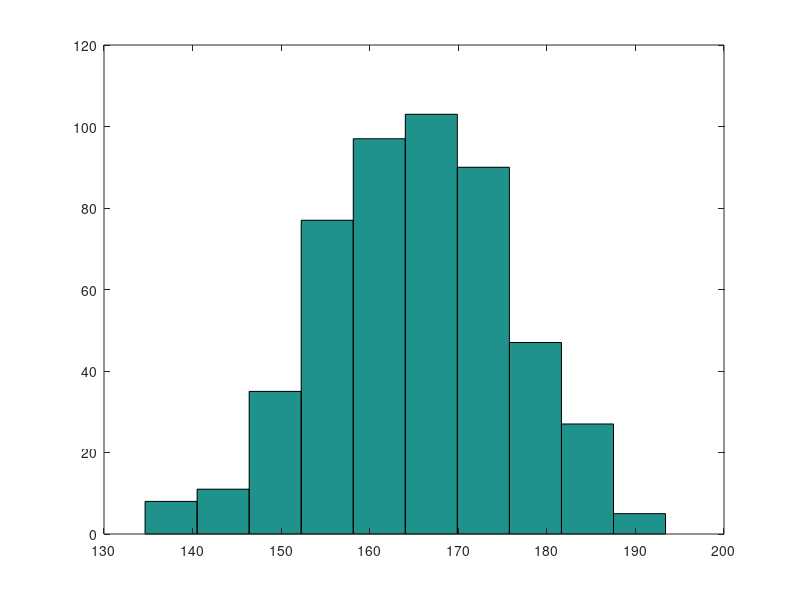

Recreate this plot in MATLAB.
%Laboratorul 6 ex 1 varianta 2

N = 500;
valMedie = 165;
deviatia = 10;

# i)
vector = normrnd(valMedie, deviatia, 1, N);
hist(vector, 10)

# iii)
vectorInaltimi = [];
for i = 1 : N
  # retin intr-un vector inaltimile generate din intervalul [160, 170]
  if vector(i) >= 160 && vector(i) <= 170
    vectorInaltimi = [vectorInaltimi, vector(i)];
  endif
endfor

ValoareaMedie = mean(vector)
valMedie

DeviatiaStandard = std(vector)
deviatia

frecventaRelativa = length(vectorInaltimi) / N
frecventaTeoretica = normcdf(170, valMedie, deviatia) - normcdf(160, valMedie, deviatia)
